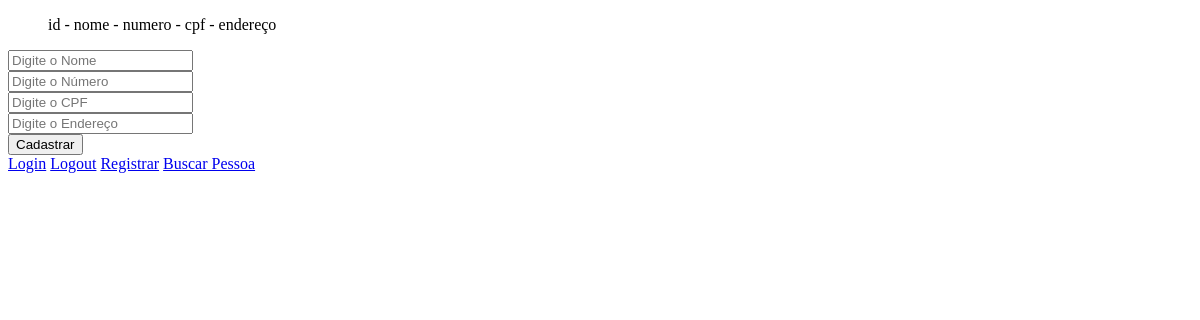
Before: / with the older database file.
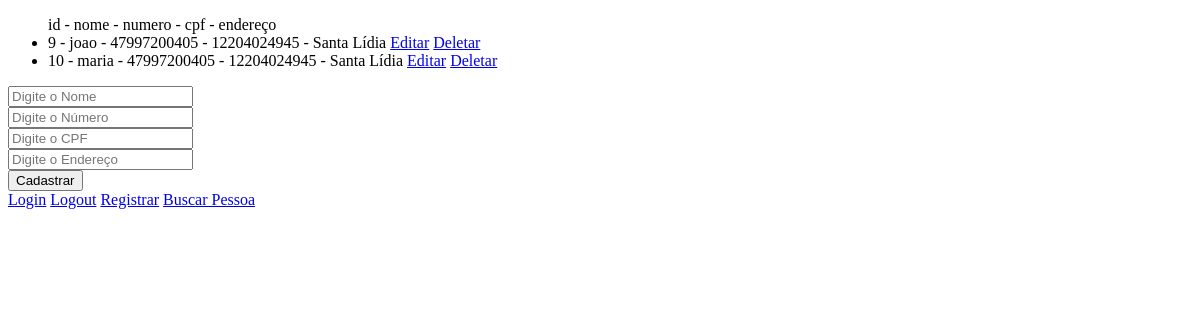
After: the same page with the newer database file.
### app/models.py (models this page shows, shortened)
class Pessoa(models.Model):
    nome = models.CharField(max_length=20)
    numero = models.IntegerField(default=00000000000)
    endereco = models.CharField(max_length=100, default='')
    cpf = models.CharField(max_length=11, default='00000000000')

### app/views.py (the view)
# urls.py: path('', home, name='home'),
def home(request):
    pessoas = Pessoa.objects.all()
    return render(request, 'index.html', {'pessoas': pessoas})

### app/templates/index.html (shortened to what this page needs)
<!DOCTYPE html>
<html lang="en">
<head>
</head>
<body>
    <ul>
        <div>id - nome - numero - cpf - endereço</div>
        {% for pessoa in pessoas %}
            <li>
                {{pessoa.id}} - {{pessoa.nome}} - {{pessoa.numero}} - {{pessoa.cpf}} - {{pessoa.endereco}}
                <a href="{% url 'editar' pessoa.id %}">Editar</a>
                <a href="{% url 'delete' pessoa.id %}">Deletar</a>
            </li>
        {% endfor %}
    </ul>
    <form action="{% url 'cadastrar' %}" method="post">
        <input type="text" name="nome" placeholder="Digite o Nome">
        <br>
        <input type="text" name="numero" placeholder="Digite o Número">
        <br>
        <input type="text" name="cpf" placeholder="Digite o CPF">
        <br>
        <input type="text" name="endereco" placeholder="Digite o Endereço">
        <br>
        <button type="submit">Cadastrar</button>
    </form>
    <a href="{% url 'login' %}">Login</a>
    <a href="{% url 'home' %}">Logout</a>
    <a href="{% url 'register' %}">Registrar</a>
    <a href="{% url 'buscar_pessoa' %}">Buscar Pessoa</a>
</body>
</html>

Changed rows visible on the page:
added Pessoa: id "9", nome "joao", numero "47997200405", cpf "12204024945", endereco "Santa Lídia"
added Pessoa: id "10", nome "maria", numero "47997200405", cpf "12204024945", endereco "Santa Lídia"
